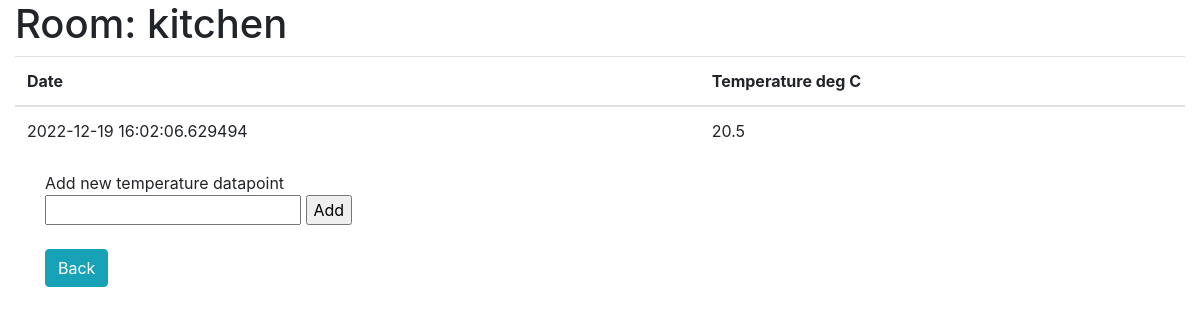
The app's page /temperatures/room/2 with its own data.
### app.py (models this page shows, shortened)
class Rooms(db.Model):
    id = db.Column(db.Integer,primary_key=True)
    room_name = db.Column(db.String(200),nullable=False, unique=True)
    date = db.Column(db.DateTime, default=datetime.utcnow)
    room_id = db.relationship('Temperatures', cascade='all,delete' ,backref='rooms')

class Temperatures(db.Model):
    id = db.Column(db.Integer,primary_key=True)
    date = db.Column(db.DateTime, default=datetime.utcnow)
    temperature = db.Column(db.Float, nullable=False)
    room_id = db.Column(db.Integer,db.ForeignKey('rooms.id'), nullable=False)

### app.py (the view)
@app.route("/temperatures/room/<int:room_id>", methods=['GET'])
def get_room_temperatures(room_id):
    if request.method == "GET":
        room = Rooms.query.get_or_404(room_id)
        temps = Temperatures.query.with_entities(Temperatures.id,Temperatures.temperature,Temperatures.date)\
                        .join(Rooms, Temperatures.room_id == Rooms.id)\
                        .filter(Temperatures.room_id==room_id).all()
        date_values = [d.date.strftime("%Y-%m-%d %H:%M:%S") for d in temps ]
        temp_values = [d.temperature for d in temps]
        df = pd.DataFrame(list(zip(date_values, temp_values)),columns =['DateTime', 'Temperature'])
        fig = px.line(df, x='DateTime', y='Temperature')
        fig.update_layout({'plot_bgcolor':'rgba(0,0,0,0)','paper_bgcolor':'rgba(0,0,0,0)'})
        graphJSON = json.dumps(fig, cls=plotly.utils.PlotlyJSONEncoder)
        return render_template('room_temperatures.html',room_name=room.room_name,temperatures=temps,room_id=room_id,graphJSON=graphJSON)

### templates/room_temperatures.html (shortened to what this page needs)
{% extends 'base.html' %}
{% block body %}
<div class="container-fluid">
    <h1>Room: {{ room_name }}</h1>
    {% if temperatures|length < 1 %}
    <h4>No temperatures available for this room</h4>
    {% else %}
    <table class="table styled-table">
        <thead>
            <tr>
                <th>Date</th>
                <th>Temperature deg C</th>
            </tr>
        </thead>
        <tbody>
            {% for temp in temperatures %}
            <tr>
                <td>{{ temp.date }}</td>
                <td>{{ temp.temperature }}</td>
            </tr>
            {% endfor %}
        </tbody>
    </table>
    {% endif %}
    <div class="container">
        <div style="align-items: right;">
            Add new temperature datapoint
            <form class="form" action="/temperature/{{ room_id }}/9999.9" method="POST">
                <input class="add_text_input" type="number" step="any" name="temperature_value" id="temperature_value">
                <input class="add_btn_input" type="submit" value="Add">
            </form>
        </div>
    </div>
    <br>
    <div class="container">
        <a href="/rooms" class="btn btn-info">Back</a>
    </div>
</div>
{% endblock %}

### records on screen
Rooms: room_name "kitchen"
Temperatures: date "2022-12-19 16:02:06.629494", temperature "20.5"
